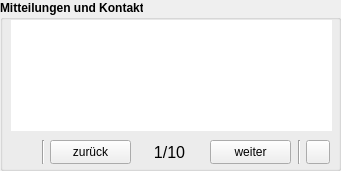
  <widget class="QGroupBox" name="groupBox_4">
   <property name="geometry">
    <rect>
     <x>20</x>
     <y>410</y>
     <width>341</width>
     <height>171</height>
    </rect>
   </property>
   <property name="sizePolicy">
    <sizepolicy hsizetype="Preferred" vsizetype="Preferred">
     <horstretch>0</horstretch>
     <verstretch>0</verstretch>
    </sizepolicy>
   </property>
   <property name="font">
    <font>
     <weight>75</weight>
     <bold>true</bold>
    </font>
   </property>
   <property name="title">
    <string>Mitteilungen und Kontakt</string>
   </property>
   <widget class="QPushButton" name="openRSSFeed">
    <property name="geometry">
     <rect>
      <x>306</x>
      <y>140</y>
      <width>24</width>
      <height>24</height>
     </rect>
    </property>
    <property name="cursor">
     <cursorShape>PointingHandCursor</cursorShape>
    </property>
    <property name="text">
     <string/>
    </property>
    <property name="icon">
     <iconset resource="pyCADuires.qrc">
      <normaloff>:/icons/img/icon_rss.png</normaloff>:/icons/img/icon_rss.png</iconset>
    </property>
    <property name="iconSize">
     <size>
      <width>24</width>
      <height>24</height>
     </size>
    </property>
   </widget>
   <widget class="QPushButton" name="openMailtoCAD">
    <property name="geometry">
     <rect>
      <x>11</x>
      <y>140</y>
      <width>24</width>
      <height>24</height>
     </rect>
    </property>
    <property name="cursor">
     <cursorShape>PointingHandCursor</cursorShape>
    </property>
    <property name="autoFillBackground">
     <bool>false</bool>
    </property>
    <property name="text">
     <string/>
    </property>
    <property name="icon">
     <iconset resource="pyCADuires.qrc">
      <normaloff>:/icons/img/icon_at.png</normaloff>:/icons/img/icon_at.png</iconset>
    </property>
    <property name="iconSize">
     <size>
      <width>25</width>
      <height>25</height>
     </size>
    </property>
    <property name="flat">
     <bool>true</bool>
    </property>
   </widget>
   <widget class="QTextBrowser" name="ticker">
    <property name="geometry">
     <rect>
      <x>11</x>
      <y>20</y>
      <width>321</width>
      <height>111</height>
     </rect>
    </property>
    <property name="sizePolicy">
     <sizepolicy hsizetype="Expanding" vsizetype="Expanding">
      <horstretch>0</horstretch>
      <verstretch>0</verstretch>
     </sizepolicy>
    </property>
    <property name="font">
     <font>
      <weight>50</weight>
      <bold>false</bold>
     </font>
    </property>
    <property name="frameShape">
     <enum>QFrame::NoFrame</enum>
    </property>
    <property name="frameShadow">
     <enum>QFrame::Plain</enum>
    </property>
    <property name="verticalScrollBarPolicy">
     <enum>Qt::ScrollBarAsNeeded</enum>
    </property>
    <property name="horizontalScrollBarPolicy">
     <enum>Qt::ScrollBarAlwaysOff</enum>
    </property>
    <property name="openExternalLinks">
     <bool>true</bool>
    </property>
   </widget>
   <widget class="Line" name="line">
    <property name="geometry">
     <rect>
      <x>35</x>
      <y>140</y>
      <width>16</width>
      <height>24</height>
     </rect>
    </property>
    <property name="orientation">
     <enum>Qt::Vertical</enum>
    </property>
   </widget>
   <widget class="QPushButton" name="buttonPrev">
    <property name="geometry">
     <rect>
      <x>50</x>
      <y>140</y>
      <width>81</width>
      <height>24</height>
     </rect>
    </property>
    <property name="font">
     <font>
      <weight>50</weight>
      <bold>false</bold>
     </font>
    </property>
    <property name="text">
     <string>zurück</string>
    </property>
    <property name="icon">
     <iconset resource="pyCADuires.qrc">
      <normaloff>:/icons/img/1leftarrow.png</normaloff>:/icons/img/1leftarrow.png</iconset>
    </property>
   </widget>
   <widget class="QPushButton" name="buttonNext">
    <property name="geometry">
     <rect>
      <x>210</x>
      <y>140</y>
      <width>81</width>
      <height>24</height>
     </rect>
    </property>
    <property name="font">
     <font>
      <weight>50</weight>
      <bold>false</bold>
     </font>
    </property>
    <property name="text">
     <string>weiter</string>
    </property>
    <property name="icon">
     <iconset resource="pyCADuires.qrc">
      <normaloff>:/icons/img/1rightarrow.png</normaloff>:/icons/img/1rightarrow.png</iconset>
    </property>
   </widget>
   <widget class="QLabel" name="messageCounter">
    <property name="geometry">
     <rect>
      <x>144</x>
      <y>140</y>
      <width>51</width>
      <height>24</height>
     </rect>
    </property>
    <property name="font">
     <font>
      <family>Arial</family>
      <pointsize>12</pointsize>
      <weight>50</weight>
      <bold>false</bold>
     </font>
    </property>
    <property name="layoutDirection">
     <enum>Qt::LeftToRight</enum>
    </property>
    <property name="text">
     <string>1/10</string>
    </property>
    <property name="alignment">
     <set>Qt::AlignCenter</set>
    </property>
   </widget>
   <widget class="Line" name="line_2">
    <property name="geometry">
     <rect>
      <x>291</x>
      <y>140</y>
      <width>16</width>
      <height>24</height>
     </rect>
    </property>
    <property name="orientation">
     <enum>Qt::Vertical</enum>
    </property>
   </widget>
  </widget>
